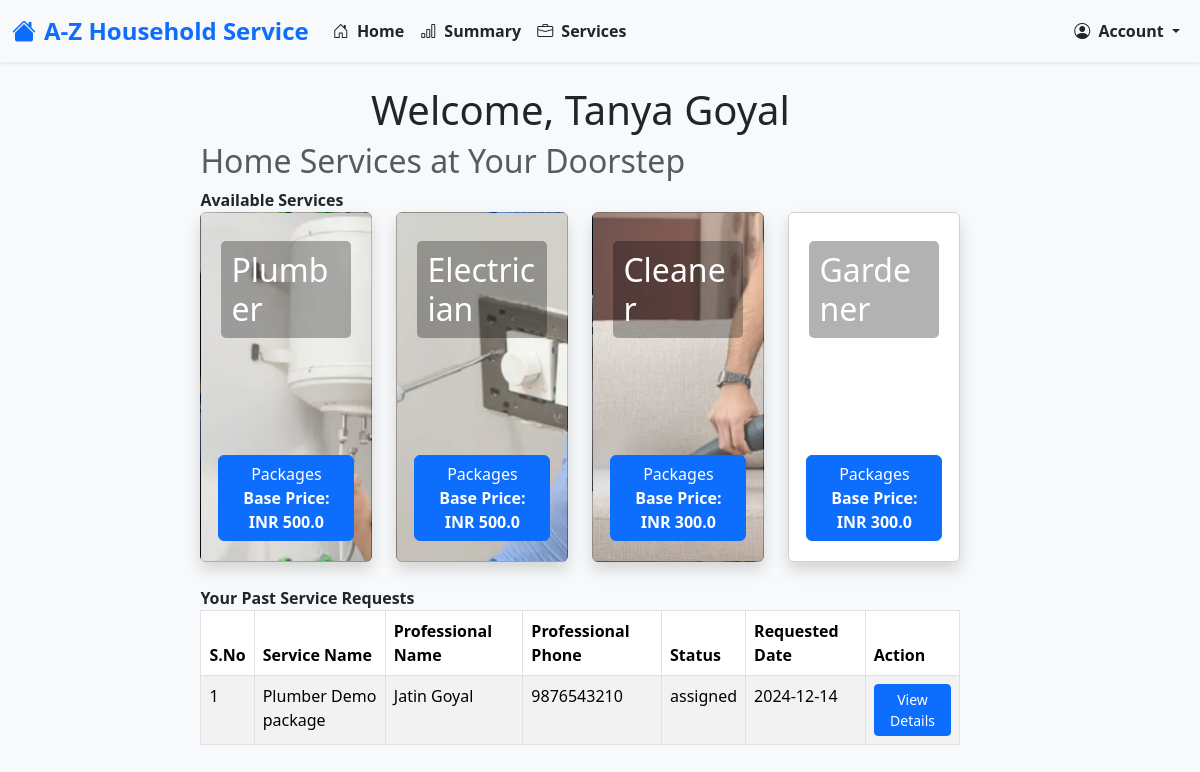
The app's page /customers/home (signed in) with its own data.
### models.py (models this page shows, shortened)
class BaseModel(db.Model):
    __abstract__ = True  # This makes it an abstract class, not a table in the database
    id = db.Column(db.Integer, primary_key=True)
    created_at = db.Column(db.DateTime, default=datetime.utcnow, nullable=False)  # Ensure it's not nullable
    modified_at = db.Column(db.DateTime, default=datetime.utcnow, onupdate=datetime.utcnow, nullable=False)  # Ensure it's not nullable

class Customer(BaseModel):
    __tablename__ = 'customer'
    username = db.Column(db.String(150), unique=True, nullable=False)
    password_hash = db.Column(db.String(200), nullable=False)
    name = db.Column(db.String(150), nullable=True)  # Made nullable
    email = db.Column(db.String(150), unique=True, nullable=False)
    phone = db.Column(db.String(20), unique=True, nullable=False)
    address = db.Column(db.String(300), nullable=True)  # Made nullable
    pincode = db.Column(db.String(300), nullable=True)  # Made nullable

class ServiceRequest(BaseModel):
    __tablename__ = 'service_request'
    service_id = db.Column(db.Integer, db.ForeignKey('service.id'), nullable=True)  # Made nullable
    service_name = db.Column(db.String(50), nullable=False)  # Made nullable
    customer_id = db.Column(db.Integer, db.ForeignKey('customer.id'), nullable=False)
    professional_id = db.Column(db.Integer, db.ForeignKey('service_professional.id'), nullable=True)
    date_of_request = db.Column(db.DateTime, default=datetime.utcnow, nullable=True)  # Made nullable
    date_of_completion = db.Column(db.DateTime, nullable=True)  # Made nullable
    service_status = db.Column(db.String(50), default="requested", nullable=True)  # Made nullable
    service_type_id= db.Column(db.Integer, nullable=False)
    remarks = db.Column(db.Text, nullable=True)  # Made nullable
    rejected_by_professional_id= db.Column(db.Integer, nullable=True)  # Made nullable
    rating = db.Column(db.Text, nullable=True)  # Made nullable
    payment = db.relationship('Payment', backref='service_request', lazy=True)

class ServiceProfessional(BaseModel):
    __tablename__ = 'service_professional'
    username = db.Column(db.String(150), unique=False, nullable=False)
    password_hash = db.Column(db.String(200), nullable=False)
    name = db.Column(db.String(150), nullable=False)  # Made nullable
    email = db.Column(db.String(150), unique=True, nullable=True)  # Made nullable
    phone = db.Column(db.String(20), unique=True, nullable=True)  # Made nullable
    experience = db.Column(db.Integer, nullable=True)  # Made nullable
    description = db.Column(db.Text, nullable=True)  # Made nullable
    approved = db.Column(db.Boolean, default=False, nullable=True)  # Made nullable
    service_type_id = db.Column(db.Integer, nullable=False)

### routes.py (the view)
@app.route('/customers/home')
@auth_required
def customers_home():
    try:
        mappings = create_id_mappings()
        customer = Customer.query.filter_by(id=session['userId']).first()
        if not customer:
            return "Customer not found", 404
        service_requests = ServiceRequest.query.filter_by(customer_id=customer.id).all()
        enriched_service_requests = enrich_service_requests(service_requests, customer, mappings)
        return render_template(
            'customers/home.html',
            customer=customer,
            service_requests=enriched_service_requests,
            service_types=ServiceType.list_all(),
            services=Service.query.all(),
            service_type_mapping=mappings['service_type_mapping'],
            customer_mapping=mappings['customer_mapping'],
            professional_mapping=mappings['professional_mapping']
        )
    except Exception as e:
        return f"An error occurred while loading customer home: {e}", 500

### enums.py (called while the page is built)
    @classmethod
    def get_by_id(cls, id):
        for service_type in cls:
            if service_type.id == id:
                return service_type
        return None

    @classmethod
    def list_all(cls):
        return list(cls)

### routes.py (called while the page is built)
def auth_required(func):
    @wraps(func)
    def decorated_function(*args, **kwargs):
        if 'userId' in session:
            return func(*args, **kwargs)
        else:
            flash("Please log in first.", "warning")
            return redirect(url_for('login_post'))
    return decorated_function

def create_id_mappings():
    service_type_mapping = {st.id: st for st in ServiceType}
    customer_mapping = {c.id: c for c in Customer.query.all()}
    professional_mapping = {p.id: p for p in ServiceProfessional.query.all()}
    return {
        'service_type_mapping': service_type_mapping,
        'customer_mapping': customer_mapping,
        'professional_mapping': professional_mapping
    }

### templates/customers/home.html (shortened to what this page needs)
{% extends 'layout.html' %}
{% block content %}
<div class="container-fluid">
    <div class="row">
        <div class="col-md-8 col-md-offset-3" style="margin-left: 15%; ">
            <h1 class="text-center">Welcome, {{ customer.name }}</h1>
            <h2 class="text-muted ">Home Services at Your Doorstep</h2>
            <div class="panel panel-default">
                <div class="panel-heading">
                    <strong>Available Services</strong>
                </div>
                <div class="panel-body">
                    {% include 'service_cards.html' %}
                </div>
            </div>
            <div class="panel panel-default">
                <div class="panel-heading">
                    <strong>Your Past Service Requests</strong>
                </div>
                <div class="panel-body">
                    {% include 'cust_past_service_requests.html' %}
                </div>
            </div>
        </div>
    </div>
</div>
{% endblock %}

### templates/cust_past_service_requests.html (shortened to what this page needs)
<div class="table-responsive" style="max-height: 400px; overflow-y: auto;">
    <table class="table table-bordered table-striped" id="serviceRequestsTable">
        <thead>
            <tr>
                <th>S.No</th>
                <th>Service Name</th>
                <th>Professional Name</th>
                <th>Professional Phone</th>
                <th>Status</th>
                <th>Requested Date</th>
                <th>Action</th>
            </tr>
        </thead>
        <tbody>
            {% for request in service_requests %}
            <tr>
                <td>{{ loop.index }}</td>
                <td>{{ request.service_name }}</td>
                <td>{{ request.professional_name if request.professional_name else 'N/A' }}</td>
                <td>{{ request.professional_phone if request.professional_phone else 'N/A' }}</td>
                <td>{{ request.status }}</td>
                <td>{{ request.date_of_request.strftime('%Y-%m-%d') if request.date_of_request else 'N/A' }}</td>
                <td>
                    <button class="btn btn-primary btn-sm" data-bs-toggle="modal" data-bs-target="#actionModal"
                            data-request-id="{{ request.id }}"
                            data-service-name="{{ request.service_name }}"
                            data-service-remarks="{{ request.remarks }}"
                            data-service-rating="{{ request.rating }}"
                            data-requested-date="{{ request.date_of_request }}">
                        View Details
                    </button>
                </td>
            </tr>
            {% endfor %}
        </tbody>
    </table>
</div>

### templates/layout.html (style rules this page uses)
body { background-color: #f8f9fa; }

### records on screen
Customer: name "Tanya Goyal"
ServiceRequest: service_name "Plumber Demo package", status "assigned", date_of_request "2024-12-14"
ServiceProfessional: name "Jatin Goyal", phone "9876543210"

### other values on screen
{{ service_type.display_name }} "Plumber" "Electrician" "Cleaner" "Gardener"
{{ service_type.base_price }} "500.0" "500.0" "300.0" "300.0"
